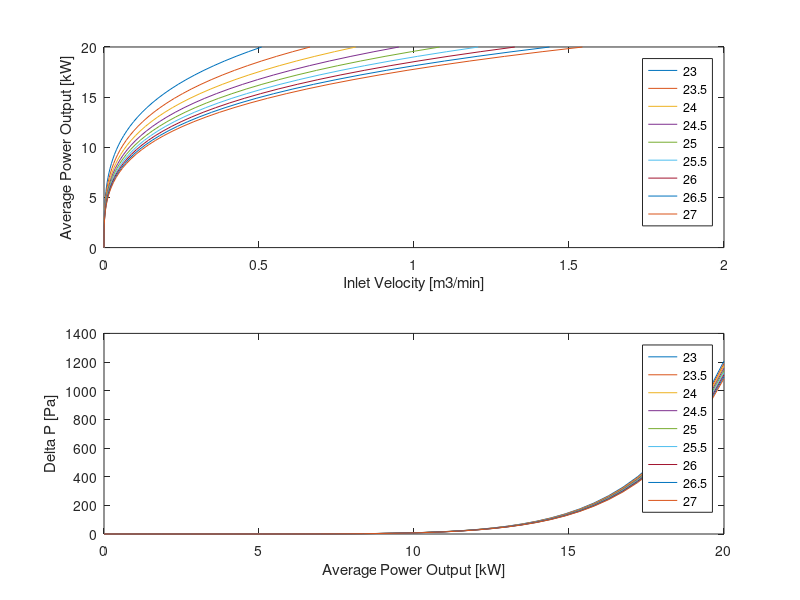

Source code (MATLAB):
%% Bank of Tubes Analysis on Subpack Cooling
clear all 
close all
%% Assumptions
%Nusselt Number correlation does not technically hold true since our flow
%regieme changes as a function of our velocity, however it is a decent
%enough of an approximation

%Average internal resistance of cell used
%Entropic heat not accounted for

%Air properties only evaluated at 30C and 50C
%% Parameters
P_avg = 18.6; % [kW] Average power 
P_max = 20; % [kW] Max power 


%Cell Spacing (from center of one cell to another)
% s_t = 23*10^-3; % [m] traverse spacing
% s_l = 24*10^-3; % [m] longitudinal spacing
s_t = 23*10^-3 : 0.5e-3 : 27e-3; % [m] traverse spacing
s_l = 23e-3; % [m] longitudinal spacing
%s_l = 23*10^-3 : 0.5e-3 : 27e-3; % [m] longitudinal spacing
%s_d = sqrt(s_l^2 + s_t^2); %[m] diagonal spacing

%Constants Based on Cell Config 
%C1= 0.35*(s_t/s_l)^(1/5);
%C1 = 0.9;
C2 = 0.95;
m = 0.6;
%m = 0.4

%Cell Properties
T_cell_max = 50; %[C] 
T_ambient = 35; %[C]
N_rows = 12; % Number of rows
N_cells = 6; % Number of cells per row
totalcells = N_rows*N_cells;
D_cell = 21.55 *10^-3; %[m] Cell diameter
R_cell = D_cell/2; % [m] Cell radius
%R_cell = 12.93e-3; % this is gerater than radius of the cell, larger
%surface area = lower pressure drop
k_cell = 2.21; %[W /m K] 
L_cell = 70.15*10^-3; % [m] Cell length/height
SA_cell = 0.5*(L_cell-12.7*10^-3)*2*pi*R_cell; %[m^2] Surface Area of cell
R_internal = 0.0135061; % [Ohms]

%Air Properties at 30 C
rho = 1.164; % [kg/m^3]
Cp = 1006; % [J/kg K]
mu = 18.72*10^-6; % [N s/m^2]
k = 26.62*10^-3; % [W/m K] 
Pr = mu*Cp/k; %

%Air Properties at 50 C (Surface Temp)
rho_s = 1.093; % [kg/m^3]
Cp_s = 1007; % [J/kg K]
mu_s = 19.53*10^-6; % [N s/m^2]
k_s = 28.08*10^-3; % [W/m K]
Pr_s = mu_s*Cp_s/k_s; %


%Pack Properties
V_nom = 432; % [V]



%% Calculations

% For s_l = 23 mm

%Matrix Initialization
n = 40; % number of intervals
P = 0:P_avg/n:P_max;
V_inlet = size(P);
P_delta = size(P);

for j = 1:length(s_t)
    for i = 1:length(P)
        P_avg = P(i);
        %Heat generation and temperature calcs
        I = (P_avg*1000/V_nom)/3; %[A]
        q_total = I^2*R_internal; % [W]
        q_vol_gen = q_total/(pi*R_cell^2*L_cell); % [W/m^3]
        T_s = T_cell_max-(q_vol_gen*R_cell^2)/(4*k_cell); % [K]
        
        %Heat transfer coefficient 
        h= q_total/((T_s-T_ambient)*SA_cell);
        
        %Flow characteristics
        C1 = 0.35*(s_t(j)/s_l)^(1/5);
        Nu = h*D_cell/k_s;
        Re_max = (Nu/(C1*C2*Pr^0.36*(Pr/Pr_s)^0.25))^(1/m);
        
        %Checking where max velocity occurs

        s_d(j) = sqrt(s_l^2 + s_t(j)^2); %[m] diagonal spacing

        A1 = (s_t(j)-D_cell);
        A2 = 2*(s_d(j)-D_cell);
        if A2<A1
            V_max = Re_max*mu/(rho*2*(s_d(j)-D_cell)); %Vmax is at A2, denominator is just diameter
            V_inlet(j,i) = V_max*2*(s_d(j)-D_cell)/s_t(j);
        else
            V_max = Re_max*mu/(D_cell); %Vmax is at A1
            V_inlet(j,i) = V_max*(s_t(j)-D_cell)/s_t(j);
        end
        
        %Pressure Drop
        
        P_l = s_l/D_cell;
        P_t = s_t(j)/D_cell;
        Pans = (P_t-1)/(P_l-1);
        P_ratio = P_t/P_l;

        %Rough estimates of pressure drop coefficient
        X=1.1; % staggered graph
        f = 0.9; % staggered graph
        f = 0.9;
        P_delta(j,i) = N_rows*X*(rho*V_max^2/2)*f; %[Pa]
    
        Ts_minus_To(j,i) = (T_cell_max-T_ambient)*exp((-pi*D_cell/1000*totalcells*h)/(rho*V_inlet(i)*N_cells*s_t(j)/1000*Cp*1000));
        logmeantempdiff(j,i) = (T_cell_max-T_ambient-Ts_minus_To(i))/log((T_cell_max-T_ambient)/Ts_minus_To(i)); %degC, difference in inlet and outlet air temp
        heattransferrate(j,i)= totalcells*h*pi*D_cell*logmeantempdiff(i)/1000; %kW/m
    end
end

%% Plotting
figure()
subplot(2,1,1)
plot(V_inlet*0.01018*60,P);
xlabel('Inlet Velocity [m3/min]')
ylabel('Average Power Output [kW]')
legend('23','23.5','24','24.5','25','25.5','26','26.5','27')

subplot(2,1,2)
plot(P,P_delta)
ylabel('Delta P [Pa]')
xlabel('Average Power Output [kW]')
legend('23','23.5','24','24.5','25','25.5','26','26.5','27')
